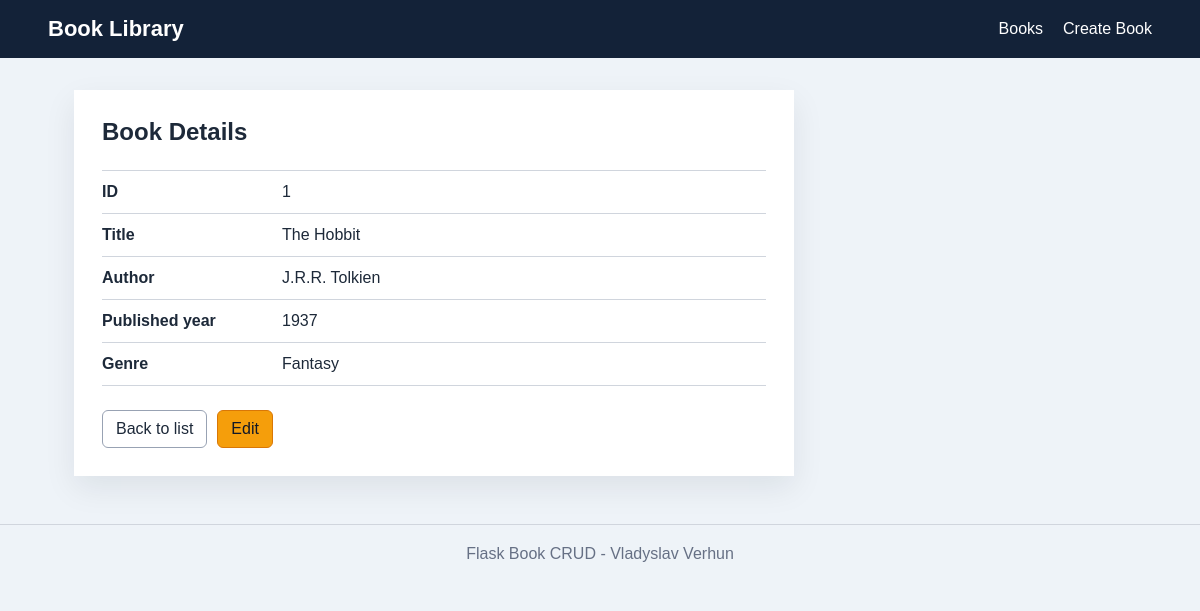
Screenshot of /books/1 with the database file from the repository.
### tables this page shows
CREATE TABLE books (
            id INTEGER PRIMARY KEY AUTOINCREMENT,
            title TEXT NOT NULL,
            author TEXT NOT NULL,
            published_year INTEGER NOT NULL,
            genre TEXT NOT NULL
        );

### app.py (the view)
@app.route("/books/<int:book_id>")
def book_details(book_id):
    conn = get_db_connection()
    book = conn.execute("SELECT * FROM books WHERE id = ?", (book_id,)).fetchone()
    conn.close()
    if book is None:
        return "Book not found", 404
    return render_template("books/details.html", book=book)

### app.py (called while the page is built)
def get_db_connection():
    conn = sqlite3.connect(DATABASE)
    conn.row_factory = sqlite3.Row
    return conn

### templates/books/details.html (shortened to what this page needs)
{% extends "base.html" %}
{% block content %}
    <section class="detail-card">
        <h1>Book Details</h1>
        <dl>
            <dt>ID</dt>
            <dd>{{ book.id }}</dd>
            <dt>Title</dt>
            <dd>{{ book.title }}</dd>
            <dt>Author</dt>
            <dd>{{ book.author }}</dd>
            <dt>Published year</dt>
            <dd>{{ book.published_year }}</dd>
            <dt>Genre</dt>
            <dd>{{ book.genre }}</dd>
        </dl>
        <div class="button-row">
            <a class="button" href="/books">Back to list</a>
            <a class="button warning" href="/books/{{ book.id }}/edit">Edit</a>
        </div>
    </section>
{% endblock %}

### templates/base.html (style rules this page uses)
* { box-sizing: border-box; }
body { margin: 0; background: #eef3f8; color: #1d2939; font-family: Arial, Helvetica, sans-serif; }
h1 { margin: 0 0 8px; }
.button, button { display: inline-block; border: 1px solid #98a2b3; border-radius: 6px; background: #ffffff; color: #1d2939; padding: 9px 13px; font: inherit; text-decoration: none; cursor: pointer; }
.warning { border-color: #d97706; background: #f59e0b; color: #111827; }
.detail-card, .form-card { max-width: 720px; padding: 28px; background: #ffffff; box-shadow: 0 12px 30px rgba(16, 24, 40, 0.08); }
dl { display: grid; grid-template-columns: 180px 1fr; margin: 24px 0; border-top: 1px solid #d0d5dd; }
dt, dd { margin: 0; padding: 12px 0; border-bottom: 1px solid #d0d5dd; }
dt { font-weight: 700; }
.button-row { display: flex; gap: 10px; margin-top: 20px; }

### rows the page displays
books: id "1", title "The Hobbit", author "J.R.R. Tolkien", published_year "1937", genre "Fantasy"
